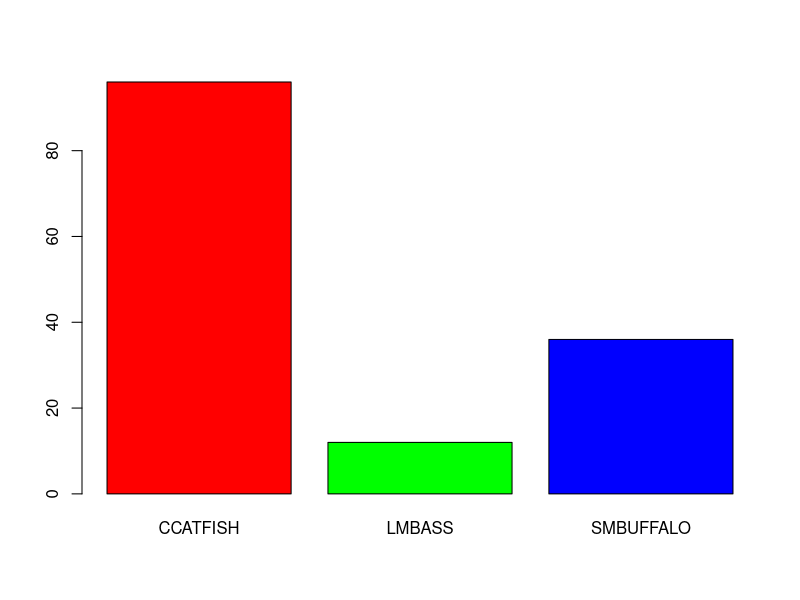
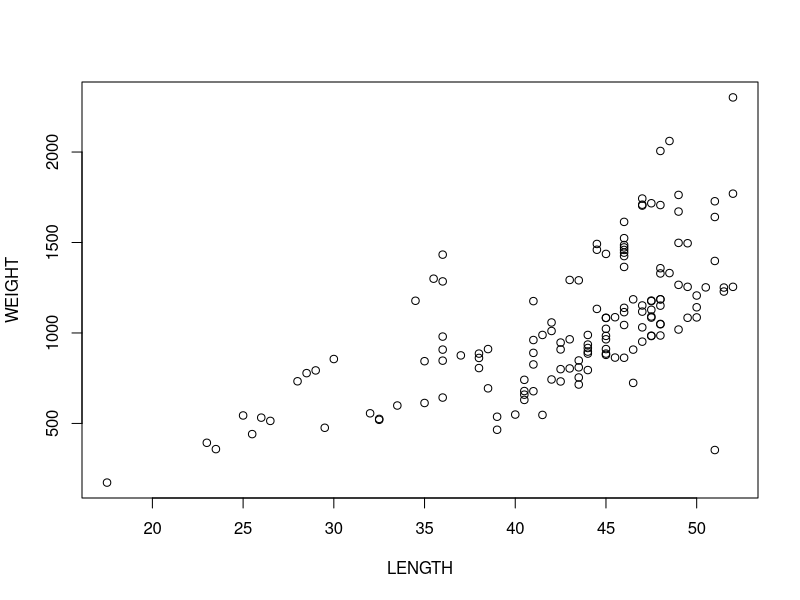
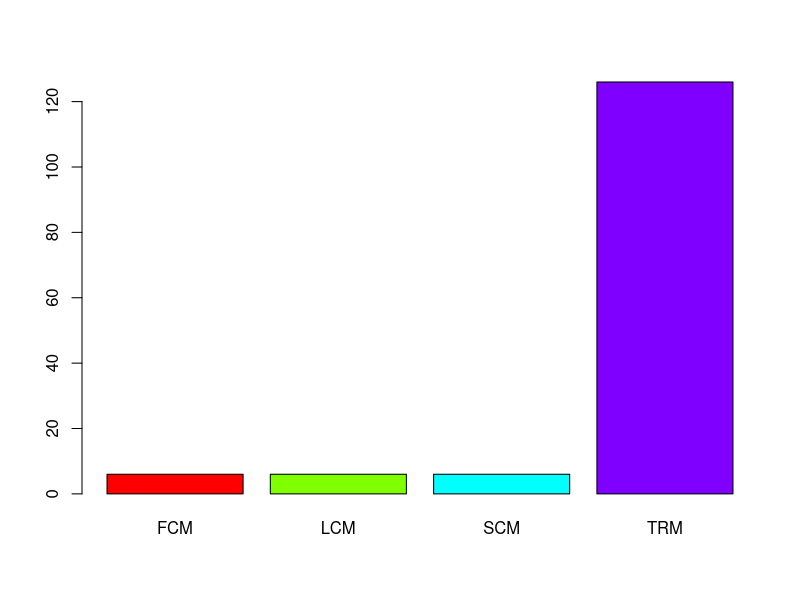
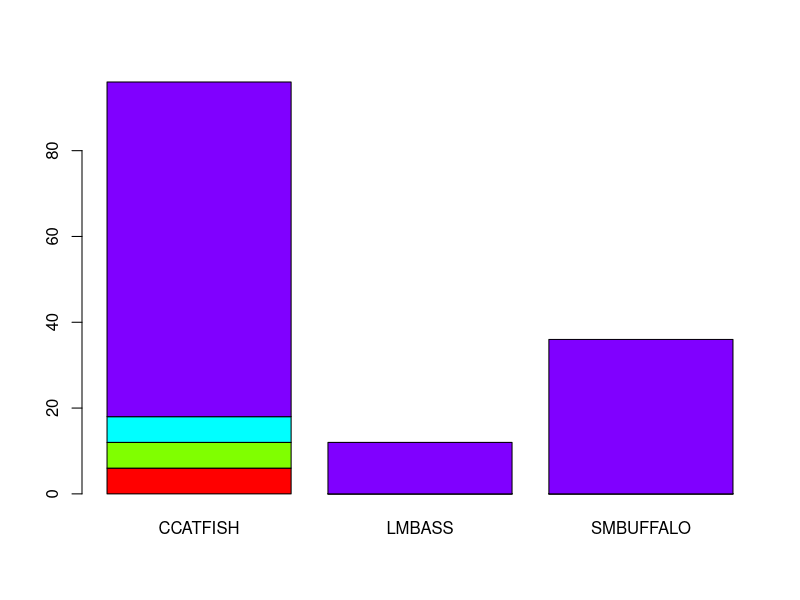
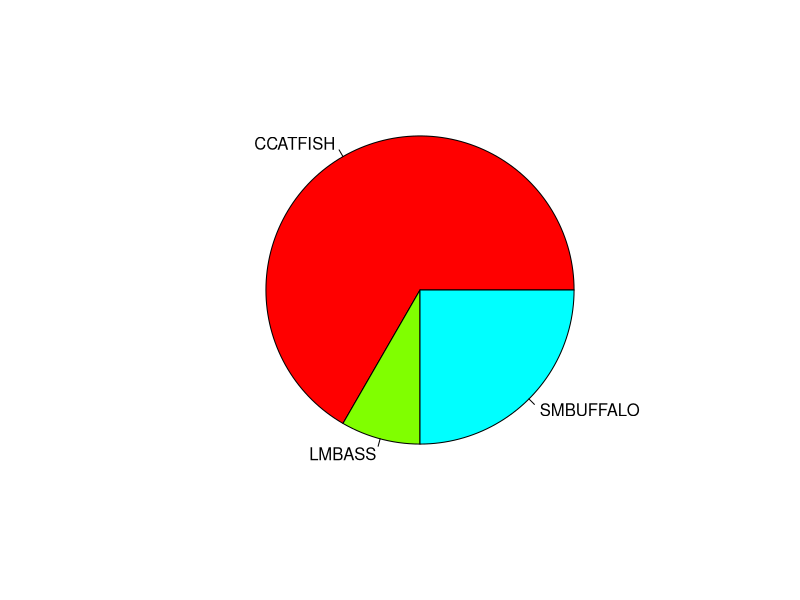
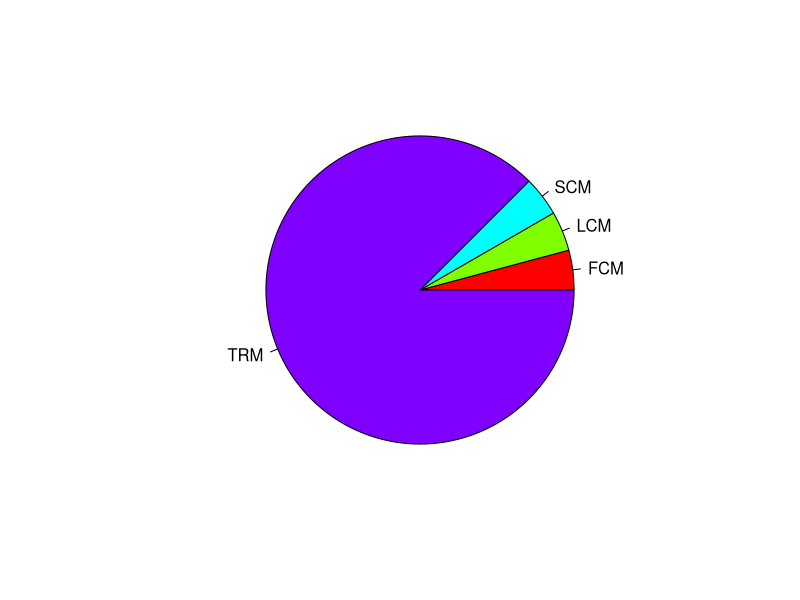
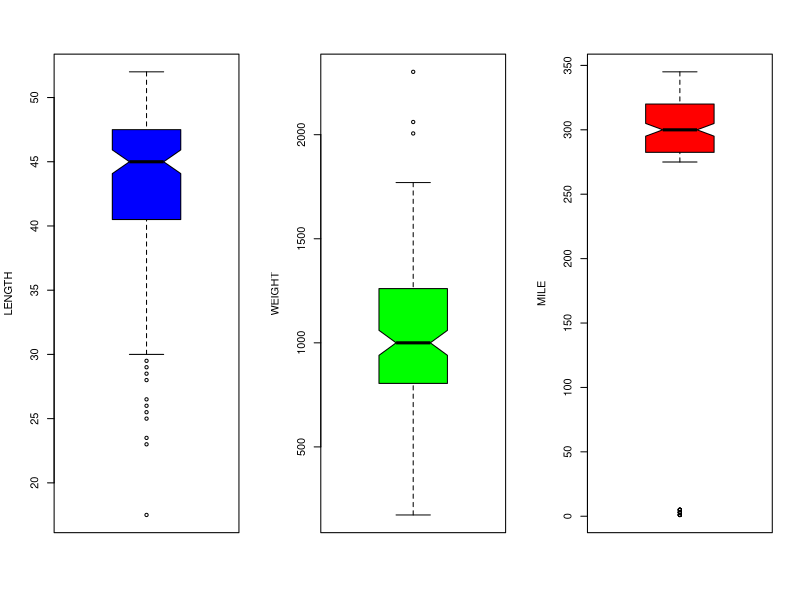
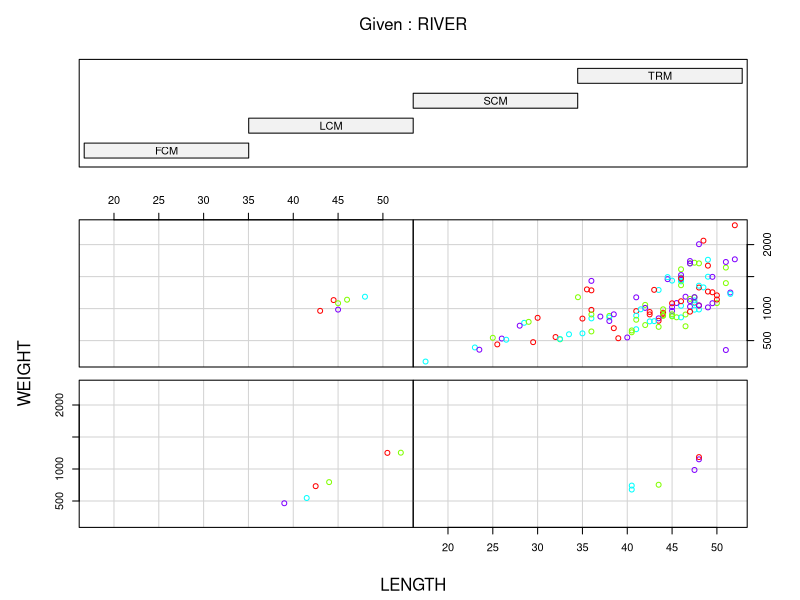

Recreate these plots in R, in order.
## ---- chunk 1
knitr::opts_chunk$set(echo = TRUE)
## ---- chunk 2
getwd()
## ---- chunk 3
ddt <- read.csv(file = "DDT.csv")
head(ddt)
## ---- chunk 4
# Set SpeciesTab as the Species Table 
SpeciesTab <- table(ddt$SPECIES)     
barplot(SpeciesTab, col = rainbow(3))      
## ---- chunk 5
# Call for Data Summary 
summary(ddt)            
## ---- chunk 6
SpeciesSubLMB=with(ddt, ddt[WEIGHT>800 & SPECIES=="LMBASS",])
SpeciesSubLMB
## ---- chunk 7
SpeciesSubRiver=with(ddt, ddt[DDT>4.0 & RIVER=="SCM",])
SpeciesSubRiver
## ---- chunk 8
Weight <- ddt$WEIGHT
sd(Weight)
## ---- chunk 9
#Use the data option
plot(WEIGHT~LENGTH,data=ddt)
## ---- chunk 10
v = 1:20
v/20
## ---- chunk 11
# Set SpeciesTab as the Species Table 
RiversTab=with(ddt,table(RIVER))     
RiversTab                           
# Create Barplot                   
barplot(RiversTab, col = rainbow(4))     
# Set table of Rivers Crossed w/ Species  
RiverXFish=with(ddt,table(RIVER,SPECIES)) 
RiverXFish
# Create Barplot 
barplot(RiverXFish, col = rainbow(4))
## ---- chunk 12
pie(SpeciesTab,col=rainbow(4))
pie(RiversTab,col=rainbow(4))
## ---- chunk 13
layout(matrix(c(1,2,3),nr=1,nc=3))# 1 row 3 cols
with(ddt,boxplot(LENGTH,ylab="LENGTH",col="Blue",notch=TRUE))
with(ddt,boxplot(WEIGHT,ylab="WEIGHT",col="Green",notch=TRUE))
with(ddt,boxplot(MILE,ylab="MILE",col="Red",notch=TRUE))
## ---- chunk 14
#
coplot(WEIGHT~LENGTH|RIVER,data=ddt,col= rainbow(4))
#
coplot(DDT~WEIGHT|SPECIES,data=ddt,col=rainbow(4))
## ---- chunk 15
#Using dplyr
library(dplyr)
library(ggplot2)
# notice how the infix %>% operator works ( the pipe )

ddt %>% ggplot(aes(x=SPECIES,y=WEIGHT,fill=RIVER)) + geom_boxplot() + ggtitle("Evan Blosser")
## ---- chunk 16
ddt %>% ggplot(aes(x=RIVER,y=LENGTH,fill=SPECIES)) + geom_violin() + ggtitle("Evan Blosser")
## ---- chunk 17
ggplot(ddt, aes(x=WEIGHT, y=LENGTH)) + geom_point(aes(color = SPECIES)) + ggtitle("Evan Blosser")

